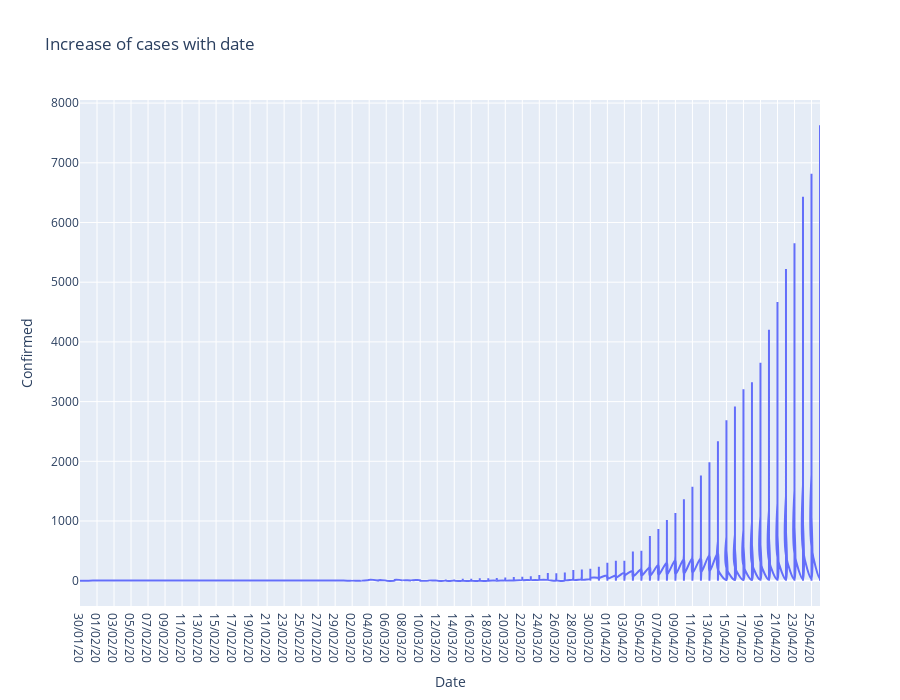

The notebook cell saved with this chart:
### Code cell
fig.show()

### Figure 1 — Plotly figure (JSON) as saved in the notebook; plotly's stock layout.template omitted (floating-point values rounded to 4 significant figures; data arrays with more than 128 entries replaced by an {"elided": "..."} marker saying what was removed)
{"data": [{"hoverlabel": {"namelength": 0}, "hovertemplate": "Date=%{x}<br>Confirmed=%{y}", "legendgroup": "", "line": {"color": "#636efa", "dash": "solid", "shape": "spline"}, "mode": "lines", "name": "", "showlegend": false, "type": "scatter", "x": {"elided": "1350 str values"}, "xaxis": "x", "y": {"elided": "1350 int values"}, "yaxis": "y"}], "layout": {"height": 700, "legend": {"tracegroupgap": 0}, "title": {"text": "Increase of cases with date"}, "xaxis": {"anchor": "y", "domain": [0, 1], "title": {"text": "Date"}}, "yaxis": {"anchor": "x", "domain": [0, 1], "title": {"text": "Confirmed"}}}}
